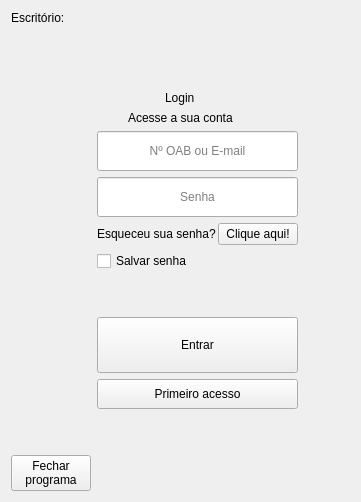
         <widget class="QWidget" name="frLogin">
          <property name="styleSheet">
           <string notr="true"/>
          </property>
          <layout class="QGridLayout" name="gridLayout">
           <item row="0" column="1" colspan="3">
            <widget class="QLabel" name="lbNomeDoEscritorio">
             <property name="text">
              <string/>
             </property>
            </widget>
           </item>
           <item row="5" column="0">
            <spacer name="horizontalSpacer_2">
             <property name="orientation">
              <enum>Qt::Horizontal</enum>
             </property>
             <property name="sizeHint" stdset="0">
              <size>
               <width>40</width>
               <height>20</height>
              </size>
             </property>
            </spacer>
           </item>
           <item row="4" column="0">
            <spacer name="horizontalSpacer">
             <property name="orientation">
              <enum>Qt::Horizontal</enum>
             </property>
             <property name="sizeHint" stdset="0">
              <size>
               <width>40</width>
               <height>20</height>
              </size>
             </property>
            </spacer>
           </item>
           <item row="0" column="0">
            <widget class="QLabel" name="lbEscritorio">
             <property name="text">
              <string>Escritório:</string>
             </property>
            </widget>
           </item>
           <item row="2" column="0" colspan="4" alignment="Qt::AlignHCenter">
            <widget class="QLabel" name="lbLogin">
             <property name="text">
              <string>Login</string>
             </property>
            </widget>
           </item>
           <item row="8" column="1">
            <spacer name="verticalSpacer_3">
             <property name="orientation">
              <enum>Qt::Vertical</enum>
             </property>
             <property name="sizeHint" stdset="0">
              <size>
               <width>20</width>
               <height>40</height>
              </size>
             </property>
            </spacer>
           </item>
           <item row="4" column="2">
            <spacer name="horizontalSpacer_3">
             <property name="orientation">
              <enum>Qt::Horizontal</enum>
             </property>
             <property name="sizeHint" stdset="0">
              <size>
               <width>40</width>
               <height>20</height>
              </size>
             </property>
            </spacer>
           </item>
           <item row="1" column="1">
            <spacer name="verticalSpacer_2">
             <property name="orientation">
              <enum>Qt::Vertical</enum>
             </property>
             <property name="sizeType">
              <enum>QSizePolicy::Fixed</enum>
             </property>
             <property name="sizeHint" stdset="0">
              <size>
               <width>20</width>
               <height>60</height>
              </size>
             </property>
            </spacer>
           </item>
           <item row="6" column="1">
            <widget class="QFrame" name="frEsqueceuSenha">
             <property name="frameShape">
              <enum>QFrame::NoFrame</enum>
             </property>
             <property name="frameShadow">
              <enum>QFrame::Raised</enum>
             </property>
             <layout class="QHBoxLayout" name="horizontalLayout_9">
              <property name="spacing">
               <number>2</number>
              </property>
              <property name="leftMargin">
               <number>0</number>
              </property>
              <property name="topMargin">
               <number>0</number>
              </property>
              <property name="rightMargin">
               <number>0</number>
              </property>
              <property name="bottomMargin">
               <number>0</number>
              </property>
              <item>
               <widget class="QLabel" name="lbNLS">
                <property name="text">
                 <string>Esqueceu sua senha?</string>
                </property>
               </widget>
              </item>
              <item>
               <widget class="QPushButton" name="pbEsqueceuSenha">
                <property name="text">
                 <string>Clique aqui!</string>
                </property>
               </widget>
              </item>
             </layout>
            </widget>
           </item>
           <item row="7" column="1" alignment="Qt::AlignTop">
            <widget class="QCheckBox" name="cbSalvarSenha">
             <property name="text">
              <string>Salvar senha</string>
             </property>
            </widget>
           </item>
           <item row="16" column="0" alignment="Qt::AlignLeft">
            <widget class="QPushButton" name="pbFechar">
             <property name="text">
              <string>Fechar 
programa</string>
             </property>
            </widget>
           </item>
           <item row="5" column="1">
            <widget class="QLineEdit" name="leSenha">
             <property name="minimumSize">
              <size>
               <width>0</width>
               <height>40</height>
              </size>
             </property>
             <property name="echoMode">
              <enum>QLineEdit::Password</enum>
             </property>
             <property name="alignment">
              <set>Qt::AlignCenter</set>
             </property>
             <property name="placeholderText">
              <string>Senha</string>
             </property>
            </widget>
           </item>
           <item row="13" column="1">
            <widget class="QPushButton" name="pbPrimeiroAcesso">
             <property name="minimumSize">
              <size>
               <width>0</width>
               <height>30</height>
              </size>
             </property>
             <property name="text">
              <string>Primeiro acesso</string>
             </property>
            </widget>
           </item>
           <item row="3" column="0" colspan="4" alignment="Qt::AlignHCenter">
            <widget class="QLabel" name="lbInfoAcesso">
             <property name="text">
              <string>Acesse a sua conta</string>
             </property>
            </widget>
           </item>
           <item row="14" column="1">
            <spacer name="verticalSpacer">
             <property name="orientation">
              <enum>Qt::Vertical</enum>
             </property>
             <property name="sizeHint" stdset="0">
              <size>
               <width>20</width>
               <height>40</height>
              </size>
             </property>
            </spacer>
           </item>
           <item row="5" column="2">
            <spacer name="horizontalSpacer_4">
             <property name="orientation">
              <enum>Qt::Horizontal</enum>
             </property>
             <property name="sizeHint" stdset="0">
              <size>
               <width>40</width>
               <height>20</height>
              </size>
             </property>
            </spacer>
           </item>
           <item row="12" column="1">
            <widget class="QPushButton" name="pbEntrar">
             <property name="minimumSize">
              <size>
               <width>0</width>
               <height>56</height>
              </size>
             </property>
             <property name="text">
              <string>Entrar</string>
             </property>
            </widget>
           </item>
           <item row="4" column="1">
            <widget class="QLineEdit" name="leLogin">
             <property name="minimumSize">
              <size>
               <width>200</width>
               <height>40</height>
              </size>
             </property>
             <property name="alignment">
              <set>Qt::AlignCenter</set>
             </property>
             <property name="placeholderText">
              <string>Nº OAB ou E-mail</string>
             </property>
            </widget>
           </item>
          </layout>
         </widget>
